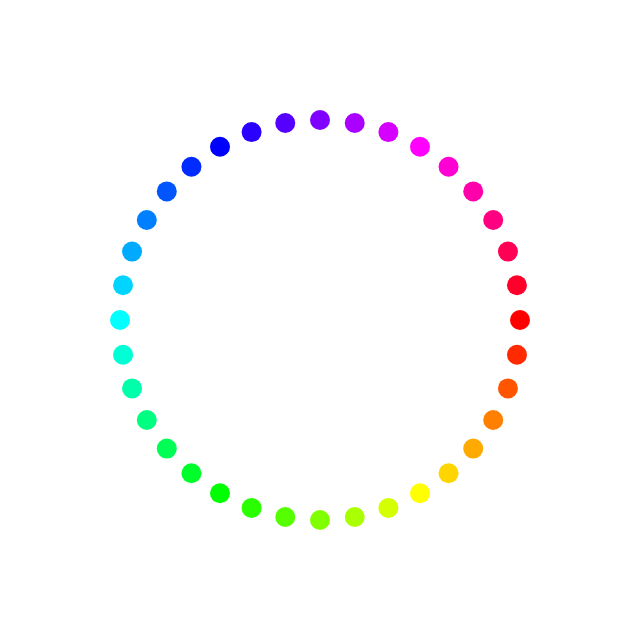
Frame 1 (no input)
Frame 60 (no input): identical to frame 1, image omitted
Frame 120 (the mouse pressed at the canvas centre since frame 60): identical to frame 1, image omitted

The p5.js sketch that drew this single still picture (run headless with seeded random() and noise() and a simulated clock; from frame 60 on, the mouse is pressed at the canvas centre):

// p5.js sketch
// ── sketch.js
const radius = 200;

function setup() {
  createCanvas(640, 640);
}

function draw() {
  background(255);
  translate(width / 2, height / 2);
  noStroke();
  colorMode(HSB, 360, 100, 100);

  for (let i = 0; i < 360; i += 10) {
    let x = radius * cos(radians(i));
    let y = radius * sin(radians(i));
    fill(i, 100, 100);
    ellipse(x, y, 20);
  }
}
